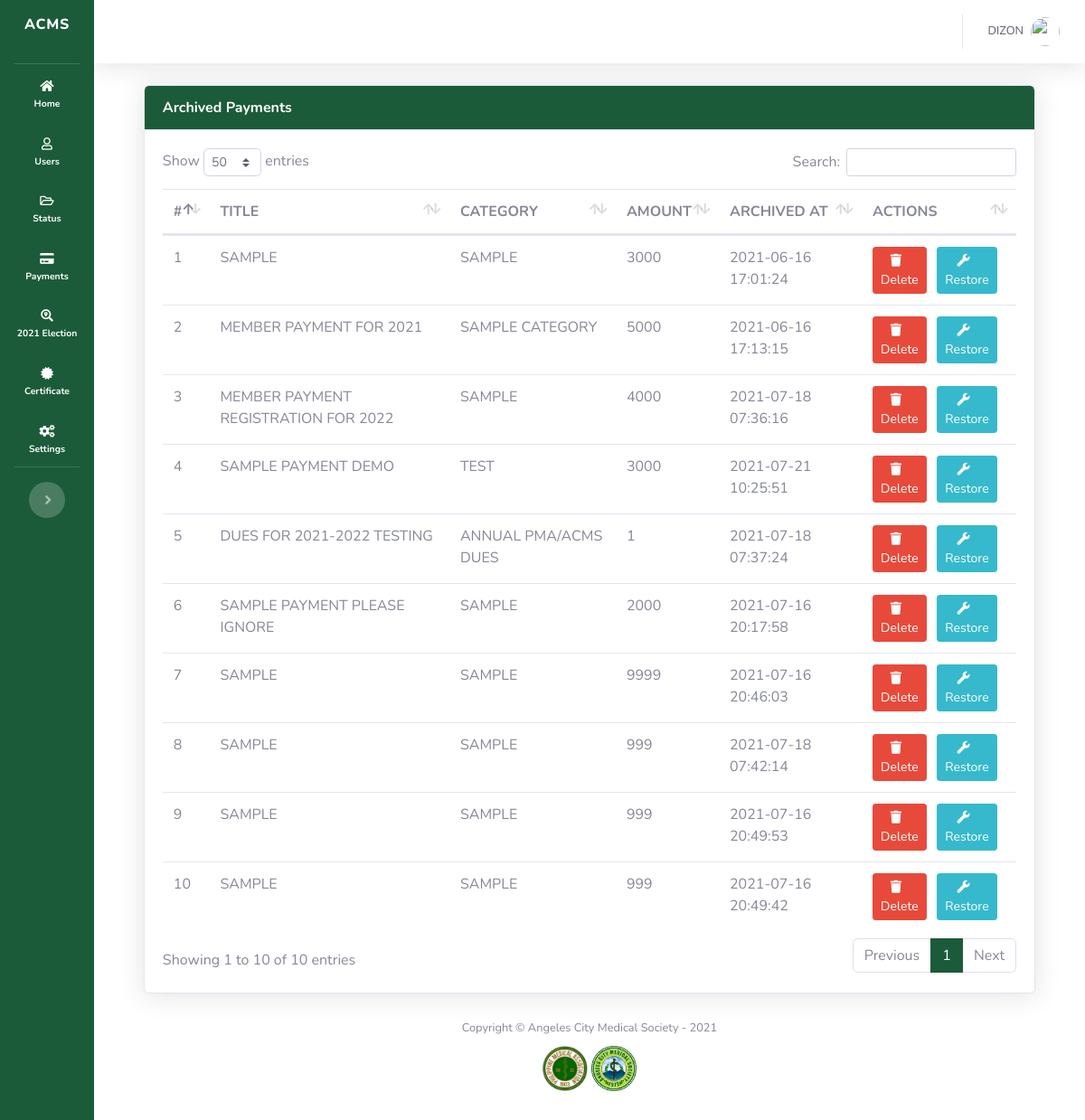
Screenshot of /admin/payment_archives.php (signed in) with the database file from the repository.
### tables this page shows
CREATE TABLE `payments` (
  `id` int(11) NOT NULL,
  `title` varchar(255) NOT NULL,
  `category` varchar(255) NOT NULL,
  `amount` float NOT NULL DEFAULT 0,
  `auto_assign` tinyint(1) NOT NULL DEFAULT 1,
  `created_at` datetime NOT NULL DEFAULT current_timestamp(),
  `updated_at` datetime NOT NULL DEFAULT current_timestamp(),
  `deleted_at` datetime DEFAULT NULL
);

### admin/payment_archives.php (the view, shortened to what this page needs)
<?php
    include('sidebar.php');
    $payments   =   $mysqli->query("SELECT * FROM payments WHERE deleted_at is NOT NULL");
?>
    <div id="content-wrapper" class="d-flex flex-column">
      <div id="content">
<?php require('topbar.php'); ?>
        <div class="container-fluid">
            <div class="row">
                <div class="col-md-12">
                    <div class="card shadow overflow-auto">
                        <div class="card-header bg-gradient-primary text-white font-weight-bold">
                            Archived Payments
                        </div>
                        <div class="card-body">
                            <table id="table_payments" class="table table-hover text-sm">
                                <thead>
                                  <tr>
                                      <th>#</th>
                                      <th>TITLE</th>
                                      <th>CATEGORY</th>
                                      <th>AMOUNT</th>
                                      <th>ARCHIVED AT</th>
                                      <th>ACTIONS</th>
                                  </tr>
                                </thead>
                                <tbody>
                                  <?php $i=1; ?>
                                  <?php foreach($payments as $payment):?>
                                    <tr class="cursor-pointer">
                                        <td>
                                            <?=$i?>
                                        </td>
                                        <td>
                                            <?=$payment['title']?>
                                        </td>
                                        <td>
                                            <?=$payment['category']?>
                                        </td>
                                        <td>
                                            <?=$payment['amount']?>
                                        </td>
                                        <td>
                                            <?=$payment['deleted_at']?>
                                        </td>
                                        <td>
                                            <div class="row">
                                                <div class="col-md-5">
                                                    <form action="process_payment.php?payment_id=<?=$payment['id']?>" method="post">
                                                        <button type="submit" name="delete_payment" href="process_payment.php?payment_id=<?=$payment['id']?>" class="btn btn-sm btn-danger text-white">
                                                            <i class='fa fa-trash mr-2'></i>Delete
                                                        </button>
                                                    </form>
                                                </div>
                                                <div class="col-md-5">
                                                    <form action="process_payment.php?payment_id=<?=$payment['id']?>" method="post">
                                                        <button type="submit" name="restore_payment" href="process_payment.php?payment_id=<?=$payment['id']?>" class="btn btn-sm btn-info text-white">
                                                            <i class='fa fa-wrench mr-2'></i>Restore
                                                        </button>
                                                    </form>
                                                </div>
                                            </div>
                                        </td>
                                  </tr>
                                  <?php $i++; ?>
                                  <?php endforeach ?>
                                </tbody>
                            </table>
                        </div>
                    </div>
                </div>
            </div>
        </div>
      </div>
<?php
  include('footer.php');
?>

### admin/sidebar.php (style rules this page uses)
.bg-gradient-primary { background-color: #1b5b3a !important; background-image: none !important; background-image: none !important; background-size: cover !important; }
.container-fluid { background-color: white; padding-left: 5% !important; padding-right: 5% !important; }
#content-wrapper { background-color: white !important; }
::placeholder { opacity: 0.7 !important; }

### rows the page displays
payments: title "SAMPLE", category "SAMPLE", amount "3000", deleted_at "2021-06-16 17:01:24"
payments: title "MEMBER PAYMENT FOR 2021", category "SAMPLE CATEGORY", amount "5000", deleted_at "2021-06-16 17:13:15"
payments: title "MEMBER PAYMENT REGISTRATION FOR 2022", category "SAMPLE", amount "4000", deleted_at "2021-07-18 07:36:16"
payments: title "SAMPLE PAYMENT DEMO", category "TEST", amount "3000", deleted_at "2021-07-21 10:25:51"
payments: title "DUES FOR 2021-2022 TESTING", category "ANNUAL PMA/ACMS DUES", amount "1", deleted_at "2021-07-18 07:37:24"
payments: title "SAMPLE PAYMENT PLEASE IGNORE", category "SAMPLE", amount "2000", deleted_at "2021-07-16 20:17:58"
payments: title "SAMPLE", category "SAMPLE", amount "9999", deleted_at "2021-07-16 20:46:03"
payments: title "SAMPLE", category "SAMPLE", amount "999", deleted_at "2021-07-18 07:42:14"
payments: title "SAMPLE", category "SAMPLE", amount "999", deleted_at "2021-07-16 20:49:53"
payments: title "SAMPLE", category "SAMPLE", amount "999", deleted_at "2021-07-16 20:49:42"

### other values shown
$_SESSION['full_name'] "DIZON"
